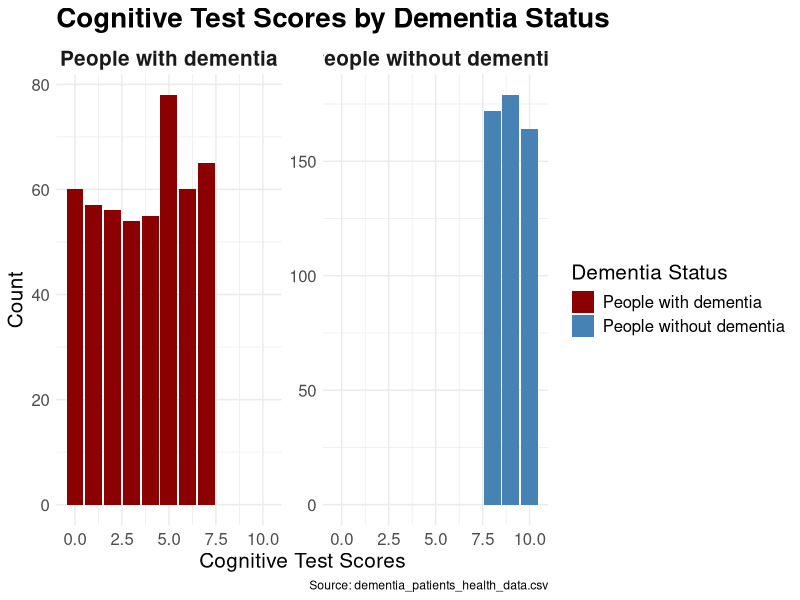

The R script that drew this image:
library(tidyverse)
library(dplyr)

# Load the data
data <- read.csv("data/dementia_patients_health_data.csv")

# Convert relevant columns to appropriate data types
data$Dementia <- as.factor(data$Dementia)
data$Cognitive_Test_Scores <- as.numeric(data$Cognitive_Test_Scores)

# Change the labels for Dementia status and set the order
data$Dementia <- factor(data$Dementia, levels = c("1", "0"), labels = c("People with dementia", "People without dementia"))

# Create the facet bar graph with color and larger labels
cognitive_plot <- ggplot(data, aes(x = Cognitive_Test_Scores, fill = Dementia)) +
  geom_bar() +
  facet_wrap(~ Dementia, scales = "free_y") +
  labs(title = "Cognitive Test Scores by Dementia Status",
       x = "Cognitive Test Scores",
       y = "Count",
       fill = "Dementia Status",
       caption = "Source: dementia_patients_health_data.csv") +
  theme_minimal() +
  theme(
    plot.title = element_text(size = 20, face = "bold"),
    axis.title = element_text(size = 15),
    axis.text = element_text(size = 12),
    strip.text = element_text(size = 15, face = "bold"),
    legend.title = element_text(size = 15),
    legend.text = element_text(size = 12)
  ) +
  scale_fill_manual(values = c("People with dementia" = "darkred", "People without dementia" = "steelblue"))

ggsave("cognitive_test_scores.png", plot = cognitive_plot)